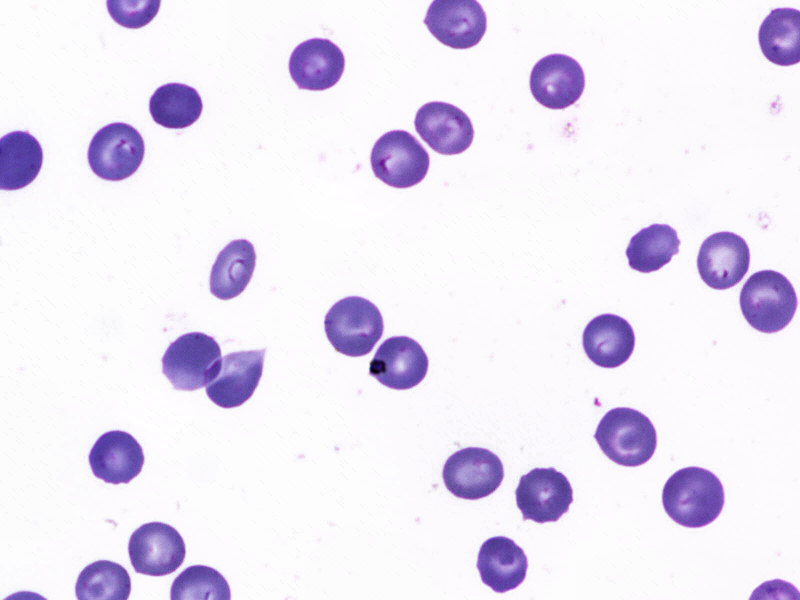
#> input picture projects/Blood-Cell/mini_test/images/2f9f400d-2d67-4118-aaa1-9094bc4b0e47.png, 1600 x 1200 px, given as the content of the folder ./New folder/Original, which was not available (shown at 1/2 size)
$ python ImageMaskDatasetGenerator.py
#> lines starting #> are read from the running program, lines starting #| are printed output that depends on the picture; pictures that were not available may be replaced by others from this repository, and a replacement may not be noted
# Copyright 2023 antillia.com Toshiyuki Arai
#
# Licensed under the Apache License, Version 2.0 (the "License");
# you may not use this file except in compliance with the License.
# You may obtain a copy of the License at
#
#    http://www.apache.org/licenses/LICENSE-2.0
#
# Unless required by applicable law or agreed to in writing, software
# distributed under the License is distributed on an "AS IS" BASIS,
# WITHOUT WARRANTIES OR CONDITIONS OF ANY KIND, either express or implied.
# See the License for the specific language governing permissions and
# limitations under the License.
#

# 2023/08/14
# ImageMaskDatasetGenerator.py

import os
import glob
from re import A
import shutil
from PIL import Image, ImageOps, ImageFilter
import cv2
import traceback
import numpy as np

class ImageMaskDatasetGenerator:

  def __init__(self, resize=512):
#> in create, image is the input picture: PIL image 1600x1200 RGB; mean R, G, B 234.6, 228.7, 242.7
    self.RESIZE   = resize
    self.blur_mask = False


  def augment(self, image, output_dir, filename, mask=False):
    # 2023/08/02
    #ANGLES = [30, 90, 120, 150, 180, 210, 240, 270, 300, 330]
    ANGLES = [90, 180, 270]

    for angle in ANGLES:
      rotated_image = image.rotate(angle)
      output_filename = "rotated_" + str(angle) + "_" + filename
      rotated_image_file = os.path.join(output_dir, output_filename)
      #cropped  =  self.crop_image(rotated_image)
      rotated_image.save(rotated_image_file)
      print("=== Saved {}".format(rotated_image_file))

    # Create mirrored image
    mirrored = ImageOps.mirror(image)
    output_filename = "mirrored_" + filename
    image_filepath = os.path.join(output_dir, output_filename)
    #cropped = self.crop_image(mirrored)

    mirrored.save(image_filepath)
    print("=== Saved {}".format(image_filepath))

    # Create flipped image
    flipped = ImageOps.flip(image)
    output_filename = "flipped_" + filename

    image_filepath = os.path.join(output_dir, output_filename)
    #cropped = self.crop_image(flipped)

    flipped.save(image_filepath)
    print("=== Saved {}".format(image_filepath))

  def get_background(self, image):
    w, h  = image.size
    pixels = []

    pixels.append(image.getpixel((4,    4)))
    pixels.append(image.getpixel((w-4,  4)))
    pixels.append(image.getpixel((w-4, h-4)))
    pixels.append(image.getpixel((4,   h-4)))
    l = len(pixels)
    rm = 0
    gm = 0
    bm = 0
    for pixel in pixels:
      (r, g, b) = pixel
      rm += r
      gm += g
      bm += b
    r = rm // l
    g = gm // l
    b = bm // 1

    return (r, g, b)


  def resize_to_square(self, image, mask=False):
#> called with mask = False
     w, h  = image.size
#> w = 1600; h = 1200

     bigger = w
#> bigger = 1600
     if h > bigger:
       bigger = h
     #Black
     pixel = (0, 0, 0)
     if mask == False:
       pixel = image.getpixel((40, h-10))
#> pixel = (104, 91, 183)
       (r, g, b) = pixel
#> r = 104; g = 91; b = 183
       if r <100 or g < 100 or b <100:
         pixel = (188, 198, 188)
       #pixel = self.get_background(image)

     background = Image.new("RGB", (bigger, bigger), pixel)
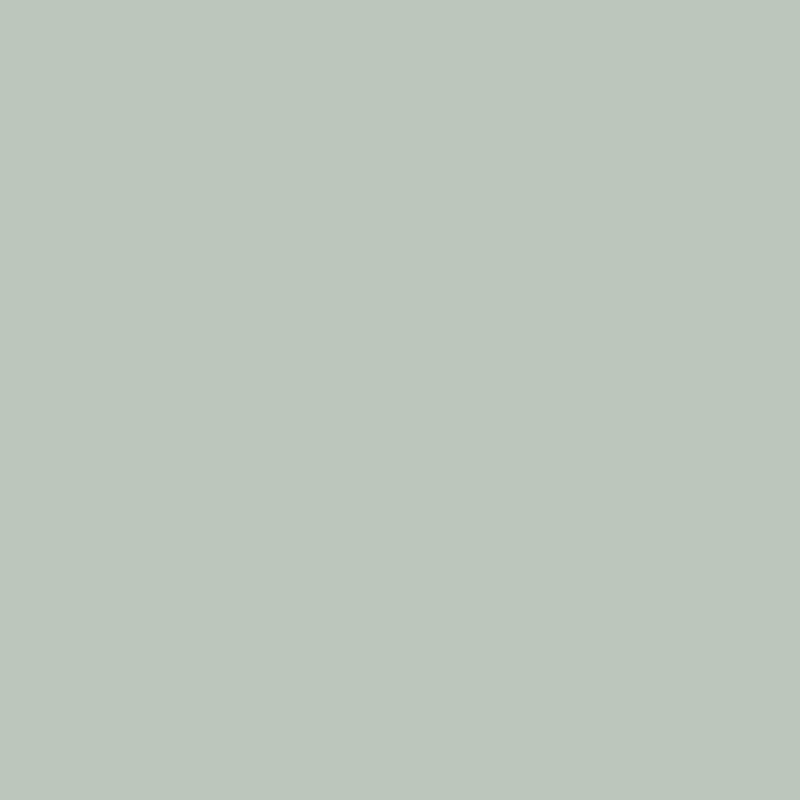
#> background: PIL image 1600x1600 RGB (shown at 1/2 size); mean R, G, B 188, 198, 188

     x = (bigger - w) // 2
#> x = 0
     y = (bigger - h) // 2
#> y = 200
     background.paste(image, (x, y))
     background = background.resize((self.RESIZE, self.RESIZE))
#> background: PIL image 512x512 RGB

     return background


  def create(self, input_images_dir, input_masks_dir,  output_dir,
                            debug=False):
    output_images_dir = os.path.join(output_dir, "images")
    output_masks_dir  = os.path.join(output_dir, "masks")

    if os.path.exists(output_images_dir):
      shutil.rmtree(output_images_dir)
    if not os.path.exists(output_images_dir):
      os.makedirs(output_images_dir)

    if os.path.exists(output_masks_dir):
      shutil.rmtree(output_masks_dir)
    if not os.path.exists(output_masks_dir):
      os.makedirs(output_masks_dir)

    image_files = glob.glob(input_images_dir + "/*.png")

    if image_files == None or len(image_files) == 0:
      print("FATAL ERROR: Not found mask files")
      return

    for image_file in image_files:
      basename = os.path.basename(image_file)
      name     = basename.split(".")[0]

      mask_filepath = os.path.join(input_masks_dir, name + ".jpg")
      if not os.path.exists(mask_filepath):
        mask_filepath = os.path.join(input_masks_dir, name + ".png")
        if not os.path.exists(mask_filepath):
          print("Not found mask_file {} corresponding to {}".format(mask_filepath, image_file))
          continue

      image = Image.open(image_file).convert("RGB")
      mask  = Image.open(mask_filepath).convert("RGB")

      basename = basename.replace(".png", ".jpg")
      image_output_filepath = os.path.join(output_images_dir, basename)

      squared_image = self.resize_to_square(image, mask=False)
      squared_image.save(image_output_filepath)
      print("--- Saved cropped_square_image {}".format(image_output_filepath))

      self.augment(squared_image, output_images_dir, basename, mask=False)
#> the loop in augment, `for angle in ANGLES:` made 3 passes
#> pass 1, in augment, `rotated_image = image.rotate(angle)`:
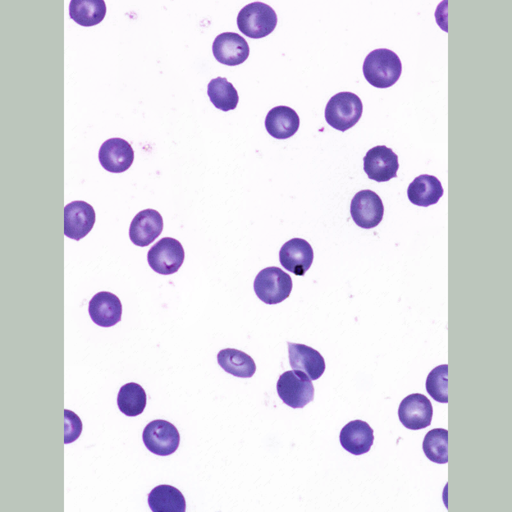
#> rotated_image: PIL image 512x512 RGB; mean R, G, B 222.9, 221, 229.1
#| === Saved ./Blood-Cell-masters/images/mirrored_2f9f400d-2d67-4118-aaa1-9094bc4b0e47.jpg
#> in augment, `flipped = ImageOps.flip(image)`:
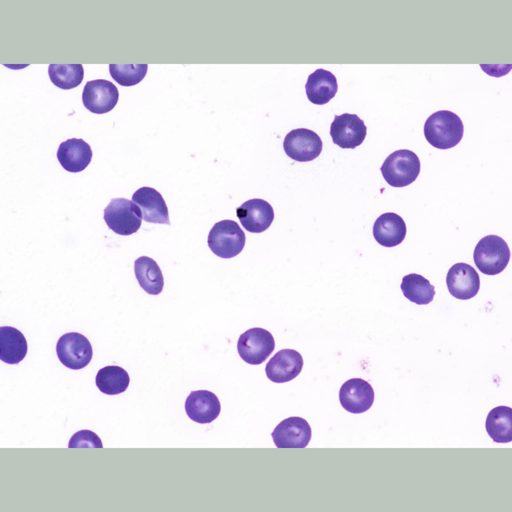
#> flipped: PIL image 512x512 RGB; mean R, G, B 222.9, 221, 229.1
#| === Saved ./Blood-Cell-masters/images/flipped_2f9f400d-2d67-4118-aaa1-9094bc4b0e47.jpg

      # Blur mask
      if self.blur_mask:
        print("---blurred ")
        mask = mask.filter(ImageFilter.BLUR)

      if debug:
        mask.show()
        input("XX")

      mask_output_filepath = os.path.join(output_masks_dir, basename)

      squared_mask = self.resize_to_square(mask, mask=True)
#> call 2 of resize_to_square, with mask = True
#> in resize_to_square (call 2), `background = Image.new("RGB", (bigger, bigger), pixel)`: background: PIL image 1600x1600 RGB; every value is 0
#> in resize_to_square (call 2), `background = background.resize((self.RESIZE, self.RESIZE))`:
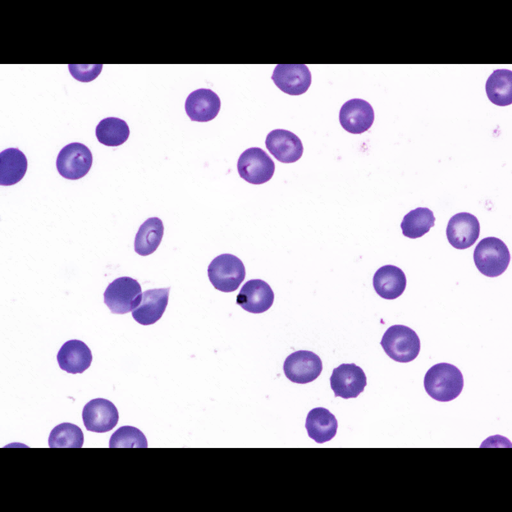
#> background: PIL image 512x512 RGB; mean R, G, B 175.9, 171.5, 182.1
      squared_mask.save(mask_output_filepath)

      self.augment(squared_mask, output_masks_dir, basename, mask=True)
#> call 2 of augment, with output_dir = './Blood-Cell-masters/masks', filename = '2f9f400d-2d67-4118-aaa1-9094bc4b0e47.jpg', mask = True
#> the loop in augment (call 2), `for angle in ANGLES:` made 3 passes
#> pass 1, in augment (call 2), `rotated_image = image.rotate(angle)`:
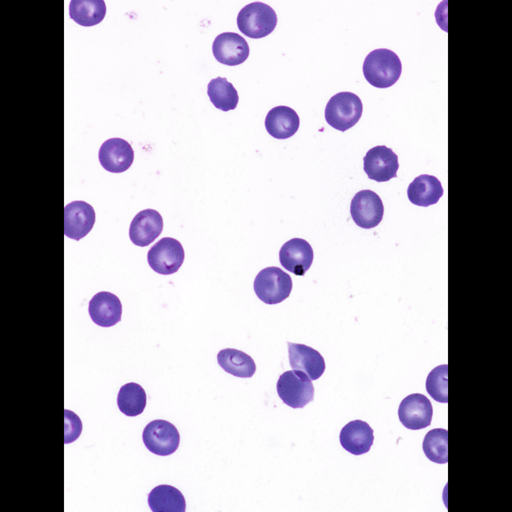
#> rotated_image: PIL image 512x512 RGB; mean R, G, B 175.9, 171.5, 182.1
#> in augment (call 2), `mirrored = ImageOps.mirror(image)`:
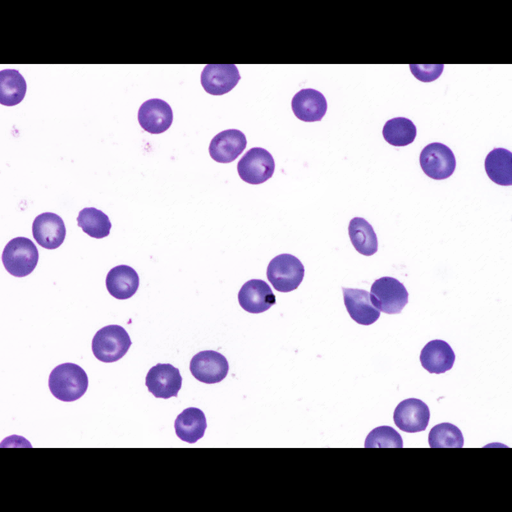
#> mirrored: PIL image 512x512 RGB; mean R, G, B 175.9, 171.5, 182.1
#| === Saved ./Blood-Cell-masters/masks/mirrored_2f9f400d-2d67-4118-aaa1-9094bc4b0e47.jpg
#> in augment (call 2), `flipped = ImageOps.flip(image)`:
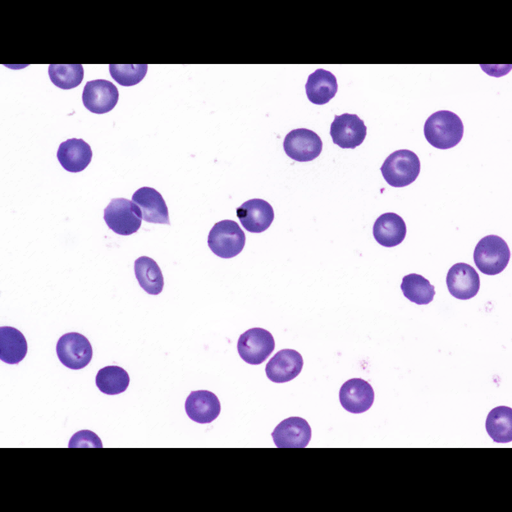
#> flipped: PIL image 512x512 RGB; mean R, G, B 175.9, 171.5, 182.1
#| === Saved ./Blood-Cell-masters/masks/flipped_2f9f400d-2d67-4118-aaa1-9094bc4b0e47.jpg


if __name__ == "__main__":
  try:

    input_images_dir = "./New folder/Original/"
    input_masks_dir  = "./New folder/Mask/"

    generator = ImageMaskDatasetGenerator()

    output_dir = "./Blood-Cell-masters"
    generator.create(input_images_dir, input_masks_dir, output_dir, debug=False)

  except:
    traceback.print_exc()
    pass
